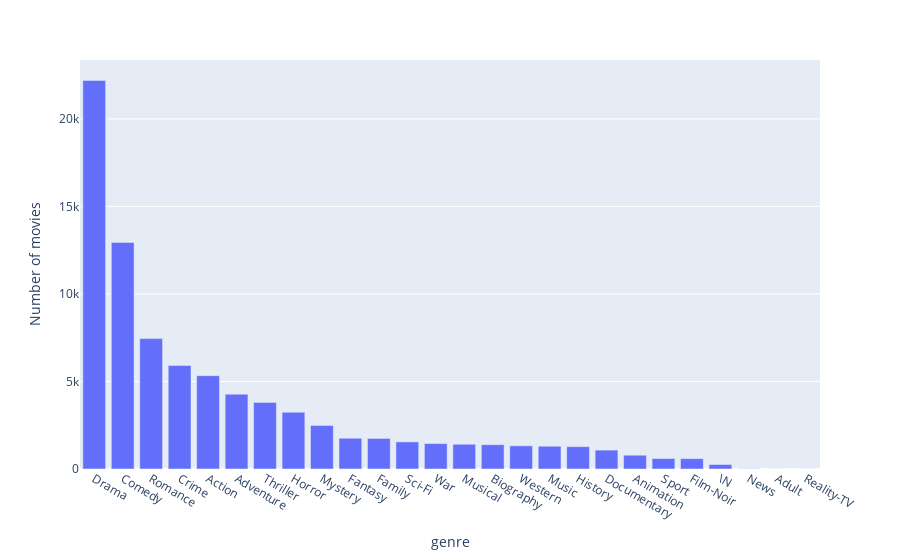

The code cell stored with this chart in its notebook:
### Code cell
movie_genres_df = pd.DataFrame.from_dict(data={
    "genre" : movie_frequency_genre.keys(),
    "count" : movie_frequency_genre.values()}
)

movie_genres_df = movie_genres_df.sort_values("count", ascending=False)
fig = px.bar(movie_genres_df, x="genre", y="count",
                     labels={"count" : "Number of movies"})    
fig.show()

### Figure 1 — Plotly figure (JSON) as saved in the notebook; plotly's stock layout.template omitted (floating-point values rounded to 4 significant figures)
{"data": [{"alignmentgroup": "True", "hovertemplate": "genre=%{x}<br>Number of movies=%{y}<extra></extra>", "legendgroup": "", "marker": {"color": "#636efa", "pattern": {"shape": ""}}, "name": "", "offsetgroup": "", "orientation": "v", "showlegend": false, "textposition": "auto", "type": "bar", "x": ["Drama", "Comedy", "Romance", "Crime", "Action", "Adventure", "Thriller", "Horror", "Mystery", "Fantasy", "Family", "Sci-Fi", "War", "Musical", "Biography", "Western", "Music", "History", "Documentary", "Animation", "Sport", "Film-Noir", "\\N", "News", "Adult", "Reality-TV"], "xaxis": "x", "y": [22196, 12946, 7448, 5909, 5334, 4277, 3805, 3240, 2487, 1757, 1746, 1548, 1452, 1412, 1387, 1324, 1301, 1275, 1079, 788, 598, 591, 256, 12, 1, 1], "yaxis": "y"}], "layout": {"autosize": true, "barmode": "relative", "legend": {"tracegroupgap": 0}, "margin": {"t": 60}, "xaxis": {"anchor": "y", "autorange": true, "domain": [0, 1], "range": [-0.5, 25.5], "title": {"text": "genre"}, "type": "category"}, "yaxis": {"anchor": "x", "autorange": true, "domain": [0, 1], "range": [0, 23360.0], "title": {"text": "Number of movies"}, "type": "linear"}}}
